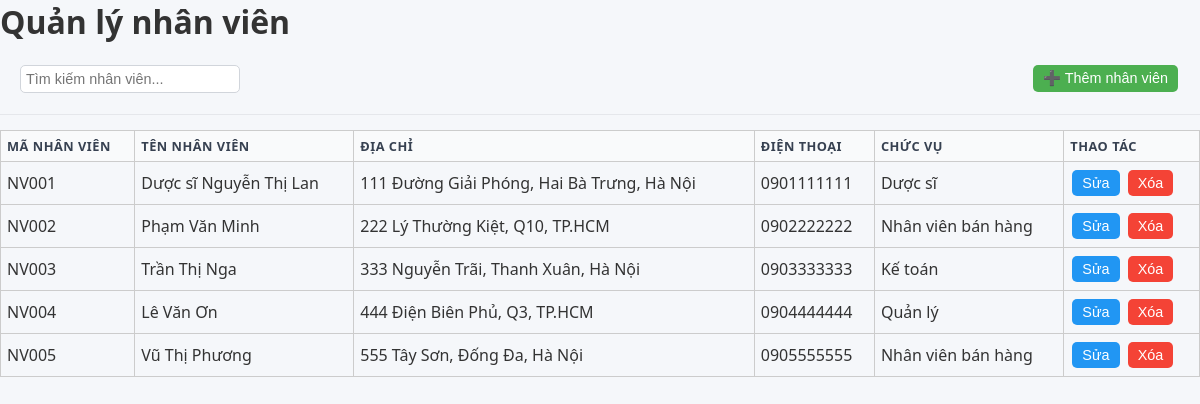
/nhan-vien.php, run on the app's committed database.
### tables this page shows
CREATE TABLE `nhanvien` (
  `ma_nhan_vien` varchar(10) NOT NULL,
  `ten_nhan_vien` varchar(255) NOT NULL,
  `dia_chi` text NOT NULL,
  `dien_thoai` varchar(15) NOT NULL,
  `chuc_vu` enum('Dược sĩ','Nhân viên bán hàng','Kế toán','Quản lý','Thủ kho') NOT NULL,
  `luong_co_ban` decimal(10,2) DEFAULT NULL,
  `ngay_vao_lam` date DEFAULT NULL,
  `trang_thai` enum('Đang làm việc','Nghỉ việc','Tạm nghỉ') DEFAULT 'Đang làm việc',
  `created_at` timestamp NOT NULL DEFAULT current_timestamp(),
  `updated_at` timestamp NOT NULL DEFAULT current_timestamp() ON UPDATE current_timestamp()
);

### nhan-vien.php (the view, shortened to what this page needs)
<?php
include("connect.php");
$conn->set_charset("utf8");
$list = $conn->query("SELECT * FROM nhanvien ORDER BY ma_nhan_vien ASC");
?>
<!DOCTYPE html>
<html lang="vi">
<head>
<link rel="stylesheet" href="css.css">
</head>
<body>
<div class="page">
    <h1>Quản lý nhân viên</h1>
    <div class="table-header">
        <input type="text" class="search-input" placeholder="Tìm kiếm nhân viên..." onkeyup="timKiem(this.value)">
        <button class="btn btn-primary" onclick="moModal('modal-them')">➕ Thêm nhân viên</button>
    </div>
    <table id="table-nv">
        <thead>
            <tr>
                <th>Mã nhân viên</th>
                <th>Tên nhân viên</th>
                <th>Địa chỉ</th>
                <th>Điện thoại</th>
                <th>Chức vụ</th>
                <th>Thao tác</th>
            </tr>
        </thead>
        <tbody>
        <?php while($r=$list->fetch_assoc()){ ?>
            <tr>
                <td><?= $r['ma_nhan_vien'] ?></td>
                <td><?= $r['ten_nhan_vien'] ?></td>
                <td><?= $r['dia_chi'] ?></td>
                <td><?= $r['dien_thoai'] ?></td>
                <td><?= $r['chuc_vu'] ?></td>
                <td>
                    <button class="btn btn-info" onclick='suaNV(<?= json_encode($r, JSON_HEX_APOS|JSON_HEX_QUOT) ?>)'>Sửa</button>
                    <form method="post" style="display:inline" onsubmit="return confirm('Xóa nhân viên này?')">
                        <button type="submit" name="delete" class="btn btn-danger">Xóa</button>
                    </form>
                </td>
            </tr>
        <?php } ?>
        </tbody>
    </table>
</div>
</body>
</html>

### css.css (style rules this page uses)
* { margin: 0; padding: 0; box-sizing: border-box; }
body { font-family: 'Segoe UI'; background-color: #f5f7fa; color: #333; }
.table-header { padding: 20px; border-bottom: 1px solid #e5e7eb; display: flex; justify-content: space-between; align-items: center; flex-wrap: wrap; gap: 15px; }
.search-input, .filter-select { padding: 8px 12px; border: 1px solid #d1d5db; border-radius: 5px; font-size: 0.9rem; }
.search-input { min-width: 200px; }
.btn { padding: 10px 20px; border: none; border-radius: 5px; cursor: pointer; font-size: 0.9rem; font-weight: 500; transition: all 0.3s; text-decoration: none; display: inline-flex; align-items: center; gap: 8px; }
.btn-primary { background: linear-gradient(135deg, #667eea 0%, #764ba2 100%); color: white; }
.btn-danger { background: #ef4444; color: white; }
.btn-info { background: #3b82f6; color: white; }
table { width: 100%; border-collapse: collapse; }
th, td { padding: 12px; text-align: left; border-bottom: 1px solid #e5e7eb; }
th { background: #f9fafb; font-weight: 600; color: #374151; font-size: 0.8rem; text-transform: uppercase; letter-spacing: 0.5px; }

### nhan-vien.php (style rules this page uses)
.btn { padding:5px 10px;cursor:pointer;margin:2px; }
.btn-primary { background:#4CAF50;color:#fff;border:none; }
.btn-danger { background:#f44336;color:#fff;border:none; }
.btn-info { background:#2196F3;color:#fff;border:none; }
.search-input { padding:5px;width:220px; }
table { width:100%;border-collapse:collapse;margin-top:15px; }
th,td { border:1px solid #ccc;padding:6px;text-align:left; }

### data on the page
nhanvien: ma_nhan_vien "NV001", ten_nhan_vien "Dược sĩ Nguyễn Thị Lan", dia_chi "111 Đường Giải Phóng, Hai Bà Trưng, Hà Nội", dien_thoai "0901111111", chuc_vu "Dược sĩ"
nhanvien: ma_nhan_vien "NV002", ten_nhan_vien "Phạm Văn Minh", dia_chi "222 Lý Thường Kiệt, Q10, TP.HCM", dien_thoai "0902222222", chuc_vu "Nhân viên bán hàng"
nhanvien: ma_nhan_vien "NV003", ten_nhan_vien "Trần Thị Nga", dia_chi "333 Nguyễn Trãi, Thanh Xuân, Hà Nội", dien_thoai "0903333333", chuc_vu "Kế toán"
nhanvien: ma_nhan_vien "NV004", ten_nhan_vien "Lê Văn Ơn", dia_chi "444 Điện Biên Phủ, Q3, TP.HCM", dien_thoai "0904444444", chuc_vu "Quản lý"
nhanvien: ma_nhan_vien "NV005", ten_nhan_vien "Vũ Thị Phương", dia_chi "555 Tây Sơn, Đống Đa, Hà Nội", dien_thoai "0905555555", chuc_vu "Nhân viên bán hàng"
